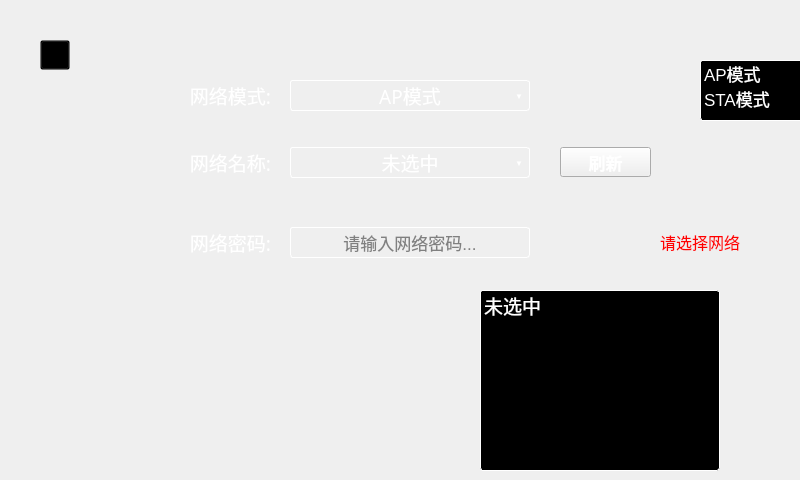
<?xml version="1.0" encoding="UTF-8"?>
<ui version="4.0">
 <class>hp_dialog_wifi</class>
 <widget class="QWidget" name="hp_dialog_wifi">
  <property name="geometry">
   <rect>
    <x>0</x>
    <y>0</y>
    <width>800</width>
    <height>480</height>
   </rect>
  </property>
  <property name="windowTitle">
   <string>Form</string>
  </property>
  <widget class="QFrame" name="frame">
   <property name="geometry">
    <rect>
     <x>0</x>
     <y>0</y>
     <width>800</width>
     <height>480</height>
    </rect>
   </property>
   <property name="styleSheet">
    <string notr="true"/>
   </property>
   <widget class="QToolButton" name="toolButton_close">
    <property name="geometry">
     <rect>
      <x>40</x>
      <y>40</y>
      <width>30</width>
      <height>30</height>
     </rect>
    </property>
    <property name="styleSheet">
     <string notr="true">
QToolButton{
background:transparent;
border-image: url(:/res/returnBig_n.png);
}

QToolButton::pressed{background:transparent;
border-image: url(:/res/returnBig_s.png);
}

QToolButton::disabled{background:transparent;
border-image: url(:/res/returnBig_d.png);
}
</string>
    </property>
    <property name="text">
     <string/>
    </property>
   </widget>
   <widget class="QFrame" name="frame_background">
    <property name="geometry">
     <rect>
      <x>810</x>
      <y>0</y>
      <width>800</width>
      <height>480</height>
     </rect>
    </property>
    <property name="styleSheet">
     <string notr="true">background:transparent;</string>
    </property>
    <property name="frameShape">
     <enum>QFrame::NoFrame</enum>
    </property>
    <property name="frameShadow">
     <enum>QFrame::Raised</enum>
    </property>
   </widget>
   <widget class="QLabel" name="title_wifiMode_2">
    <property name="geometry">
     <rect>
      <x>70</x>
      <y>80</y>
      <width>201</width>
      <height>31</height>
     </rect>
    </property>
    <property name="font">
     <font>
      <family>微软雅黑</family>
      <pointsize>14</pointsize>
      <weight>50</weight>
      <bold>false</bold>
     </font>
    </property>
    <property name="styleSheet">
     <string notr="true">color:white;background:transparent;</string>
    </property>
    <property name="text">
     <string>网络模式:</string>
    </property>
    <property name="alignment">
     <set>Qt::AlignRight|Qt::AlignTrailing|Qt::AlignVCenter</set>
    </property>
   </widget>
   <widget class="QFrame" name="frame_wifiMode">
    <property name="geometry">
     <rect>
      <x>290</x>
      <y>80</y>
      <width>240</width>
      <height>31</height>
     </rect>
    </property>
    <property name="styleSheet">
     <string notr="true">QFrame{
background:transparent;
border:1px solid white;
border-radius:3px;}</string>
    </property>
    <property name="frameShape">
     <enum>QFrame::StyledPanel</enum>
    </property>
    <property name="frameShadow">
     <enum>QFrame::Raised</enum>
    </property>
    <widget class="QLabel" name="wifiMode_text">
     <property name="geometry">
      <rect>
       <x>1</x>
       <y>1</y>
       <width>238</width>
       <height>29</height>
      </rect>
     </property>
     <property name="font">
      <font>
       <family>微软雅黑</family>
       <pointsize>14</pointsize>
      </font>
     </property>
     <property name="styleSheet">
      <string notr="true">background:transparent;
color:#ffffff;
border:0px;</string>
     </property>
     <property name="text">
      <string>AP模式</string>
     </property>
     <property name="alignment">
      <set>Qt::AlignCenter</set>
     </property>
    </widget>
    <widget class="QLabel" name="wifiMode_select">
     <property name="geometry">
      <rect>
       <x>219</x>
       <y>1</y>
       <width>20</width>
       <height>29</height>
      </rect>
     </property>
     <property name="font">
      <font>
       <pointsize>6</pointsize>
      </font>
     </property>
     <property name="styleSheet">
      <string notr="true">background:transparent;border:0px;color:white;</string>
     </property>
     <property name="text">
      <string>▼</string>
     </property>
     <property name="alignment">
      <set>Qt::AlignCenter</set>
     </property>
    </widget>
   </widget>
   <widget class="QListWidget" name="listWidget_wifiMode">
    <property name="geometry">
     <rect>
      <x>700</x>
      <y>60</y>
      <width>240</width>
      <height>61</height>
     </rect>
    </property>
    <property name="font">
     <font>
      <pointsize>13</pointsize>
     </font>
    </property>
    <property name="focusPolicy">
     <enum>Qt::NoFocus</enum>
    </property>
    <property name="styleSheet">
     <string notr="true">QAbstractItemView {
	background-color:#000000;
	color:#ffffff;
	border:1px solid #ffffff;
border-radius:3px;
}
QAbstractItemView::item:selected {
	color: #ffffff;
	background-color: #000000;
}

QScrollBar:vertical{    
width:3px;/*整个滑动条的宽度*/
background:rgb(45, 48, 51);
border:none;
margin:3px 0px 3px 0px;/*上下两个小方块的长宽 也控制滑动条宽度*/
}

QScrollBar::handle:vertical{
background:rgb(0, 221, 253);/*中间滑块的颜色*/
border:none;
border-radius:3px;
}

QScrollBar::add-line:vertical {
width: 3px;
background:rgb(22, 24, 26);
border:none;
subcontrol-position:right;
subcontrol-origin:margin;
}
QScrollBar::sub-line:vertical {
border:none;
background:rgb(22, 24, 26);
width: 3px;
subcontrol-origin:margin;
subcontrol-position:left;
}
QScrollBar::top-arrow:vertical{
subcontrol-origin: margin;
height:3px;
width:3px;
border:0px solid rgb(45, 48, 51);
background:rgb(45, 48, 51);
}
QScrollBar::bottom-arrow:vertical{
subcontrol-origin: margin;
height:3px;
width:3px;
border:0px solid rgb(45, 48, 51);
background:rgb(45, 48, 51);
}
QScrollBar::sub-page:vertical{
background:black;
}
QScrollBar::add-page:vertical
{
background:black;
}</string>
    </property>
    <property name="tabKeyNavigation">
     <bool>false</bool>
    </property>
    <property name="showDropIndicator" stdset="0">
     <bool>true</bool>
    </property>
    <property name="verticalScrollMode">
     <enum>QAbstractItemView::ScrollPerPixel</enum>
    </property>
    <property name="horizontalScrollMode">
     <enum>QAbstractItemView::ScrollPerPixel</enum>
    </property>
    <property name="movement">
     <enum>QListView::Static</enum>
    </property>
    <property name="flow">
     <enum>QListView::TopToBottom</enum>
    </property>
    <property name="layoutMode">
     <enum>QListView::SinglePass</enum>
    </property>
    <property name="currentRow">
     <number>-1</number>
    </property>
    <item>
     <property name="text">
      <string>AP模式</string>
     </property>
    </item>
    <item>
     <property name="text">
      <string>STA模式</string>
     </property>
    </item>
   </widget>
   <widget class="QFrame" name="frame_STA">
    <property name="geometry">
     <rect>
      <x>0</x>
      <y>120</y>
      <width>801</width>
      <height>361</height>
     </rect>
    </property>
    <property name="styleSheet">
     <string notr="true"/>
    </property>
    <property name="frameShape">
     <enum>QFrame::NoFrame</enum>
    </property>
    <property name="frameShadow">
     <enum>QFrame::Plain</enum>
    </property>
    <widget class="QToolButton" name="toolButton_refresh">
     <property name="geometry">
      <rect>
       <x>560</x>
       <y>27</y>
       <width>91</width>
       <height>30</height>
      </rect>
     </property>
     <property name="font">
      <font>
       <family>微软雅黑</family>
       <pointsize>13</pointsize>
       <weight>75</weight>
       <bold>true</bold>
      </font>
     </property>
     <property name="styleSheet">
      <string notr="true">QToolButton{
border-image: url(:/res/label_Background_n.png);
color:white;
}

QToolButton::pressed{
border-image: url(:/res/label_Background_s.png);color:white;
}
</string>
     </property>
     <property name="text">
      <string>刷新</string>
     </property>
    </widget>
    <widget class="QListWidget" name="listWidget_wifiName">
     <property name="geometry">
      <rect>
       <x>480</x>
       <y>170</y>
       <width>240</width>
       <height>181</height>
      </rect>
     </property>
     <property name="font">
      <font>
       <pointsize>14</pointsize>
      </font>
     </property>
     <property name="focusPolicy">
      <enum>Qt::NoFocus</enum>
     </property>
     <property name="styleSheet">
      <string notr="true">
QAbstractItemView {
	background-color:#000000;
	color:#ffffff;
	border:1px solid #ffffff;
border-radius:3px;
}
QAbstractItemView::item:selected {
	color: #ffffff;
	background-color: #000000;
}

QScrollBar:vertical{    
width:3px;/*整个滑动条的宽度*/
background:rgb(45, 48, 51);
border:none;
margin:3px 0px 3px 0px;/*上下两个小方块的长宽 也控制滑动条宽度*/
}

QScrollBar::handle:vertical{
background:rgb(0, 221, 253);/*中间滑块的颜色*/
border:none;
border-radius:3px;
}

QScrollBar::add-line:vertical {
width: 3px;
background:rgb(22, 24, 26);
border:none;
subcontrol-position:right;
subcontrol-origin:margin;
}
QScrollBar::sub-line:vertical {
border:none;
background:rgb(22, 24, 26);
width: 3px;
subcontrol-origin:margin;
subcontrol-position:left;
}
QScrollBar::top-arrow:vertical{
subcontrol-origin: margin;
height:3px;
width:3px;
border:0px solid rgb(45, 48, 51);
background:rgb(45, 48, 51);
}
QScrollBar::bottom-arrow:vertical{
subcontrol-origin: margin;
height:3px;
width:3px;
border:0px solid rgb(45, 48, 51);
background:rgb(45, 48, 51);
}
QScrollBar::sub-page:vertical{
background:black;
}
QScrollBar::add-page:vertical
{
background:black;
}</string>
     </property>
     <property name="frameShape">
      <enum>QFrame::StyledPanel</enum>
     </property>
     <property name="frameShadow">
      <enum>QFrame::Sunken</enum>
     </property>
     <property name="horizontalScrollBarPolicy">
      <enum>Qt::ScrollBarAlwaysOff</enum>
     </property>
     <property name="tabKeyNavigation">
      <bool>false</bool>
     </property>
     <property name="showDropIndicator" stdset="0">
      <bool>true</bool>
     </property>
     <property name="verticalScrollMode">
      <enum>QAbstractItemView::ScrollPerPixel</enum>
     </property>
     <property name="horizontalScrollMode">
      <enum>QAbstractItemView::ScrollPerPixel</enum>
     </property>
     <property name="movement">
      <enum>QListView::Static</enum>
     </property>
     <property name="flow">
      <enum>QListView::TopToBottom</enum>
     </property>
     <property name="layoutMode">
      <enum>QListView::SinglePass</enum>
     </property>
     <property name="currentRow">
      <number>-1</number>
     </property>
     <item>
      <property name="text">
       <string>未选中</string>
      </property>
     </item>
    </widget>
    <widget class="QLabel" name="wifiError_label">
     <property name="geometry">
      <rect>
       <x>660</x>
       <y>110</y>
       <width>111</width>
       <height>24</height>
      </rect>
     </property>
     <property name="font">
      <font>
       <family>微软雅黑</family>
       <pointsize>12</pointsize>
      </font>
     </property>
     <property name="styleSheet">
      <string notr="true">color:red</string>
     </property>
     <property name="text">
      <string>请选择网络</string>
     </property>
    </widget>
    <widget class="QFrame" name="frame_wifiPassword">
     <property name="geometry">
      <rect>
       <x>290</x>
       <y>107</y>
       <width>240</width>
       <height>31</height>
      </rect>
     </property>
     <property name="styleSheet">
      <string notr="true">QFrame{
background:transparent;
border:1px solid white;
border-radius:3px;}</string>
     </property>
     <property name="frameShape">
      <enum>QFrame::StyledPanel</enum>
     </property>
     <property name="frameShadow">
      <enum>QFrame::Raised</enum>
     </property>
     <widget class="QLabel" name="wifiPassword_text">
      <property name="geometry">
       <rect>
        <x>1</x>
        <y>1</y>
        <width>238</width>
        <height>29</height>
       </rect>
      </property>
      <property name="font">
       <font>
        <pointsize>13</pointsize>
       </font>
      </property>
      <property name="styleSheet">
       <string notr="true">background:transparent;
color:gray;
border:0px;</string>
      </property>
      <property name="text">
       <string>请输入网络密码...</string>
      </property>
      <property name="alignment">
       <set>Qt::AlignCenter</set>
      </property>
     </widget>
     <widget class="QLabel" name="wifiPassword_text_2">
      <property name="geometry">
       <rect>
        <x>1</x>
        <y>1</y>
        <width>238</width>
        <height>29</height>
       </rect>
      </property>
      <property name="font">
       <font>
        <pointsize>13</pointsize>
       </font>
      </property>
      <property name="styleSheet">
       <string notr="true">background:transparent;
color:white;
border:0px;</string>
      </property>
      <property name="text">
       <string/>
      </property>
      <property name="alignment">
       <set>Qt::AlignCenter</set>
      </property>
     </widget>
    </widget>
    <widget class="QFrame" name="frame_wifiName">
     <property name="geometry">
      <rect>
       <x>290</x>
       <y>27</y>
       <width>240</width>
       <height>31</height>
      </rect>
     </property>
     <property name="styleSheet">
      <string notr="true">QFrame{
background:transparent;
border:1px solid white;
border-radius:3px;}</string>
     </property>
     <property name="frameShape">
      <enum>QFrame::StyledPanel</enum>
     </property>
     <property name="frameShadow">
      <enum>QFrame::Raised</enum>
     </property>
     <widget class="QLabel" name="wifiName_text">
      <property name="geometry">
       <rect>
        <x>1</x>
        <y>1</y>
        <width>238</width>
        <height>29</height>
       </rect>
      </property>
      <property name="font">
       <font>
        <family>微软雅黑</family>
        <pointsize>14</pointsize>
       </font>
      </property>
      <property name="styleSheet">
       <string notr="true">background:transparent;
color:#ffffff;
border:0px;</string>
      </property>
      <property name="text">
       <string>未选中</string>
      </property>
      <property name="alignment">
       <set>Qt::AlignCenter</set>
      </property>
     </widget>
     <widget class="QLabel" name="wifiName_select">
      <property name="geometry">
       <rect>
        <x>219</x>
        <y>1</y>
        <width>20</width>
        <height>29</height>
       </rect>
      </property>
      <property name="font">
       <font>
        <pointsize>6</pointsize>
       </font>
      </property>
      <property name="styleSheet">
       <string notr="true">background:transparent;border:0px;color:white;</string>
      </property>
      <property name="text">
       <string>▼</string>
      </property>
      <property name="alignment">
       <set>Qt::AlignCenter</set>
      </property>
     </widget>
     <zorder>wifiName_select</zorder>
     <zorder>wifiName_text</zorder>
    </widget>
    <widget class="QLabel" name="title_wifiName">
     <property name="geometry">
      <rect>
       <x>70</x>
       <y>27</y>
       <width>201</width>
       <height>31</height>
      </rect>
     </property>
     <property name="font">
      <font>
       <family>微软雅黑</family>
       <pointsize>14</pointsize>
       <weight>50</weight>
       <bold>false</bold>
      </font>
     </property>
     <property name="styleSheet">
      <string notr="true">color:white;</string>
     </property>
     <property name="text">
      <string>网络名称:</string>
     </property>
     <property name="alignment">
      <set>Qt::AlignRight|Qt::AlignTrailing|Qt::AlignVCenter</set>
     </property>
    </widget>
    <widget class="QLabel" name="title_wifiPassword">
     <property name="geometry">
      <rect>
       <x>70</x>
       <y>107</y>
       <width>201</width>
       <height>31</height>
      </rect>
     </property>
     <property name="font">
      <font>
       <family>微软雅黑</family>
       <pointsize>14</pointsize>
       <weight>50</weight>
       <bold>false</bold>
      </font>
     </property>
     <property name="styleSheet">
      <string notr="true">color:white;</string>
     </property>
     <property name="text">
      <string>网络密码:</string>
     </property>
     <property name="alignment">
      <set>Qt::AlignRight|Qt::AlignTrailing|Qt::AlignVCenter</set>
     </property>
    </widget>
    <widget class="QCheckBox" name="checkBox_isSTAConnected">
     <property name="geometry">
      <rect>
       <x>560</x>
       <y>100</y>
       <width>79</width>
       <height>42</height>
      </rect>
     </property>
     <property name="font">
      <font>
       <family>Microsoft YaHei</family>
       <pointsize>15</pointsize>
       <weight>50</weight>
       <bold>false</bold>
      </font>
     </property>
     <property name="focusPolicy">
      <enum>Qt::NoFocus</enum>
     </property>
     <property name="styleSheet">
      <string notr="true">QCheckBox{
	background:transparent;
	color: rgb(255, 255, 255);
}
QCheckBox::indicator:unchecked {
    image: url(:/res/checkBox_n.png);
color: rgb(255, 255, 255);
}

QCheckBox::indicator:checked {
    image: url(:/res/checkBox_s.png);
color: rgb(255, 255, 255);
}


QCheckBox::indicator:disabled {
    image: url(:/res/checkBox_d.png);
color: rgb(255, 255, 255);
}</string>
     </property>
     <property name="text">
      <string/>
     </property>
     <property name="iconSize">
      <size>
       <width>16</width>
       <height>16</height>
      </size>
     </property>
     <property name="tristate">
      <bool>false</bool>
     </property>
    </widget>
    <zorder>toolButton_refresh</zorder>
    <zorder>wifiError_label</zorder>
    <zorder>frame_wifiPassword</zorder>
    <zorder>frame_wifiName</zorder>
    <zorder>title_wifiName</zorder>
    <zorder>title_wifiPassword</zorder>
    <zorder>checkBox_isSTAConnected</zorder>
    <zorder>listWidget_wifiName</zorder>
   </widget>
   <widget class="QCheckBox" name="checkBox_isAPConnected">
    <property name="geometry">
     <rect>
      <x>550</x>
      <y>75</y>
      <width>79</width>
      <height>42</height>
     </rect>
    </property>
    <property name="font">
     <font>
      <family>Microsoft YaHei</family>
      <pointsize>15</pointsize>
      <weight>50</weight>
      <bold>false</bold>
     </font>
    </property>
    <property name="focusPolicy">
     <enum>Qt::NoFocus</enum>
    </property>
    <property name="styleSheet">
     <string notr="true">QCheckBox{
	background:transparent;
	color: rgb(255, 255, 255);
}
QCheckBox::indicator:unchecked {
    image: url(:/res/checkBox_n.png);
color: rgb(255, 255, 255);
}

QCheckBox::indicator:checked {
    image: url(:/res/checkBox_s.png);
color: rgb(255, 255, 255);
}


QCheckBox::indicator:disabled {
    image: url(:/res/checkBox_d.png);
color: rgb(255, 255, 255);
}</string>
    </property>
    <property name="text">
     <string/>
    </property>
    <property name="iconSize">
     <size>
      <width>16</width>
      <height>16</height>
     </size>
    </property>
    <property name="tristate">
     <bool>false</bool>
    </property>
   </widget>
   <zorder>frame_background</zorder>
   <zorder>toolButton_close</zorder>
   <zorder>title_wifiMode_2</zorder>
   <zorder>frame_STA</zorder>
   <zorder>checkBox_isAPConnected</zorder>
   <zorder>frame_wifiMode</zorder>
   <zorder>listWidget_wifiMode</zorder>
  </widget>
 </widget>
 <resources/>
 <connections/>
</ui>
